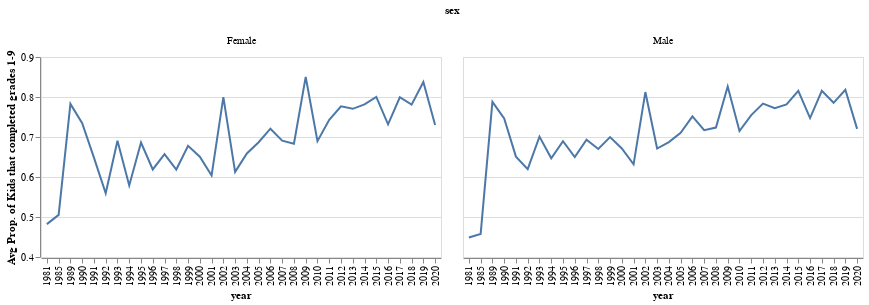

The code cell stored with this chart in its notebook:
### Markdown cell above
#### 3) `plot2` faceted by `sex`

### Code cell
line_plot3(data_tidy)

### Figure 1 — Vega-Lite specification as saved in the notebook (floating-point values rounded to 4 significant figures)
{"config": {"view": {"continuousWidth": 400, "continuousHeight": 300}}, "data": {"name": "data-9fde563b6f95a79eb4a9309b9d47132d"}, "facet": {"column": {"field": "sex", "type": "nominal"}}, "spec": {"mark": "line", "encoding": {"x": {"field": "year", "type": "nominal"}, "y": {"field": "prop", "scale": {"zero": false}, "title": "Avg Prop. of Kids that completed grades 1-9", "type": "quantitative"}}, "height": 200, "width": 400}, "$schema": "https://vega.github.io/schema/vega-lite/v4.17.0.json", "datasets": {"data-9fde563b6f95a79eb4a9309b9d47132d": [{"year": 1981, "sex": "Female", "prop": 0.4823}, {"year": 1981, "sex": "Male", "prop": 0.4487}, {"year": 1985, "sex": "Female", "prop": 0.5053}, {"year": 1985, "sex": "Male", "prop": 0.4578}, {"year": 1989, "sex": "Female", "prop": 0.7829}, {"year": 1989, "sex": "Male", "prop": 0.7879}, {"year": 1990, "sex": "Female", "prop": 0.7344}, {"year": 1990, "sex": "Male", "prop": 0.7461}, {"year": 1991, "sex": "Female", "prop": 0.6484}, {"year": 1991, "sex": "Male", "prop": 0.6509}, {"year": 1992, "sex": "Female", "prop": 0.5595}, {"year": 1992, "sex": "Male", "prop": 0.6197}, {"year": 1993, "sex": "Female", "prop": 0.6905}, {"year": 1993, "sex": "Male", "prop": 0.7009}, {"year": 1994, "sex": "Female", "prop": 0.579}, {"year": 1994, "sex": "Male", "prop": 0.6467}, {"year": 1995, "sex": "Female", "prop": 0.6861}, {"year": 1995, "sex": "Male", "prop": 0.6893}, {"year": 1996, "sex": "Female", "prop": 0.6189}, {"year": 1996, "sex": "Male", "prop": 0.6498}, {"year": 1997, "sex": "Female", "prop": 0.6573}, {"year": 1997, "sex": "Male", "prop": 0.6933}, {"year": 1998, "sex": "Female", "prop": 0.6187}, {"year": 1998, "sex": "Male", "prop": 0.67}, {"year": 1999, "sex": "Female", "prop": 0.6781}, {"year": 1999, "sex": "Male", "prop": 0.6997}, {"year": 2000, "sex": "Female", "prop": 0.6509}, {"year": 2000, "sex": "Male", "prop": 0.6713}, {"year": 2001, "sex": "Female", "prop": 0.6039}, {"year": 2001, "sex": "Male", "prop": 0.6317}, {"year": 2002, "sex": "Female", "prop": 0.7995}, {"year": 2002, "sex": "Male", "prop": 0.8124}, {"year": 2003, "sex": "Female", "prop": 0.6128}, {"year": 2003, "sex": "Male", "prop": 0.6712}, {"year": 2004, "sex": "Female", "prop": 0.6588}, {"year": 2004, "sex": "Male", "prop": 0.6874}, {"year": 2005, "sex": "Female", "prop": 0.6869}, {"year": 2005, "sex": "Male", "prop": 0.7104}, {"year": 2006, "sex": "Female", "prop": 0.7207}, {"year": 2006, "sex": "Male", "prop": 0.7518}, {"year": 2007, "sex": "Female", "prop": 0.691}, {"year": 2007, "sex": "Male", "prop": 0.7168}, {"year": 2008, "sex": "Female", "prop": 0.6833}, {"year": 2008, "sex": "Male", "prop": 0.7236}, {"year": 2009, "sex": "Female", "prop": 0.8501}, {"year": 2009, "sex": "Male", "prop": 0.826}, {"year": 2010, "sex": "Female", "prop": 0.6896}, {"year": 2010, "sex": "Male", "prop": 0.715}, {"year": 2011, "sex": "Female", "prop": 0.7429}, {"year": 2011, "sex": "Male", "prop": 0.7547}, {"year": 2012, "sex": "Female", "prop": 0.7767}, {"year": 2012, "sex": "Male", "prop": 0.7836}, {"year": 2013, "sex": "Female", "prop": 0.7704}, {"year": 2013, "sex": "Male", "prop": 0.7722}, {"year": 2014, "sex": "Female", "prop": 0.7815}, {"year": 2014, "sex": "Male", "prop": 0.7814}, {"year": 2015, "sex": "Female", "prop": 0.8001}, {"year": 2015, "sex": "Male", "prop": 0.8153}, {"year": 2016, "sex": "Female", "prop": 0.7317}, {"year": 2016, "sex": "Male", "prop": 0.7474}, {"year": 2017, "sex": "Female", "prop": 0.7994}, {"year": 2017, "sex": "Male", "prop": 0.8155}, {"year": 2018, "sex": "Female", "prop": 0.7808}, {"year": 2018, "sex": "Male", "prop": 0.7855}, {"year": 2019, "sex": "Female", "prop": 0.8374}, {"year": 2019, "sex": "Male", "prop": 0.8181}, {"year": 2020, "sex": "Female", "prop": 0.7299}, {"year": 2020, "sex": "Male", "prop": 0.7202}]}}
